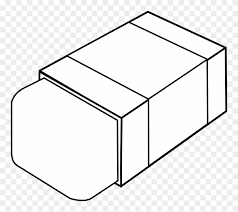
#> input picture eraser.png, 238 x 212 px, given in place of the camera
$ python major1.py
#> lines starting #> are read from the running program, lines starting #| are printed output that depends on the picture
# -*- coding: utf-8 -*-
"""
Created on Mon Oct 18 23:21:10 2021

@author: VIVEK RUGLE
"""

#Major Project

#Colour picking with HSV value sliders

import cv2
import numpy as np

def nothing(x):
    pass

# Initializing the webcam feed.
cap = cv2.VideoCapture(0)
cap.set(3,1280)
cap.set(3,720)

# Create a window named trackbars.
cv2.namedWindow("Trackbars")

# create 6 trackbars that will control the lower and upper range of H,S and V channels. The Arguments are like this: Name of trackbar,
# window name, range,callback function. For Hue the range is 0-179 and  for S,V its 0-255.
cv2.createTrackbar("L - H", "Trackbars", 0, 179, nothing)
cv2.createTrackbar("L - S", "Trackbars", 0, 255, nothing)
cv2.createTrackbar("L - V", "Trackbars", 0, 255, nothing)
cv2.createTrackbar("U - H", "Trackbars", 179, 179, nothing)
cv2.createTrackbar("U - S", "Trackbars", 255, 255, nothing)
cv2.createTrackbar("U - V", "Trackbars", 255, 255, nothing)


while True:

    # Start reading the webcam feed frame by frame.
    ret, frame = cap.read()
#> frame is the input picture: shape (212, 238, 3); min 0, max 255, mean 239.4
    if not ret:
        break
    # Flip the frame horizontally
    frame = cv2.flip( frame, 1 )
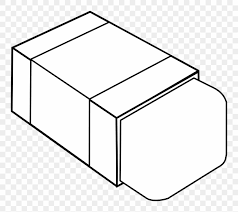
#> frame: shape (212, 238, 3); min 0, max 255, mean 239.4

    # Convert the BGR image to HSV image.
    hsv = cv2.cvtColor(frame, cv2.COLOR_BGR2HSV)
#> hsv: shape (212, 238, 3); mean H, S, V 0, 0, 239.4

    # Get the new values of the trackbar in real time as the user changes them
    l_h = cv2.getTrackbarPos("L - H", "Trackbars")
    #l_h = 100
    l_s = cv2.getTrackbarPos("L - S", "Trackbars")
    #l_s = 150
    l_v = cv2.getTrackbarPos("L - V", "Trackbars")
    #l_v = 80
    u_h = cv2.getTrackbarPos("U - H", "Trackbars")
    #u_h = 140
    u_s = cv2.getTrackbarPos("U - S", "Trackbars")
    #u_s = 255
    u_v = cv2.getTrackbarPos("U - V", "Trackbars")
    #u_v = 255

    # Set the lower and upper HSV range according to the value selected by the trackbar
    lower_range = np.array([l_h, l_s, l_v])
    upper_range = np.array([u_h, u_s, u_v])

    # Filter the image and get the binary mask, where white represents your target color
    mask = cv2.inRange(hsv, lower_range, upper_range)
#> mask: shape (212, 238); every value is 255

    # Converting the binary mask to 3 channel image, this is just so we can stack it with the others
    mask_3 = cv2.cvtColor(mask, cv2.COLOR_GRAY2BGR)
#> mask_3: shape (212, 238, 3); every value is 255

    # stack the mask orginal frame
    stacked = np.hstack((mask_3,frame))
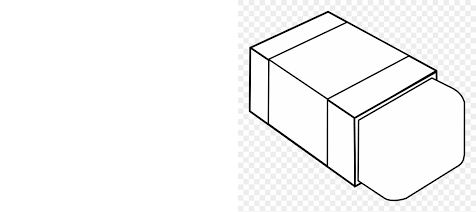
#> stacked: shape (212, 476, 3); min 0, max 255, mean 247.2

    # Show this stacked frame at 40% of the size.
    cv2.imshow('Trackbars',cv2.resize(stacked,None,fx=0.5,fy=0.5)) # (original, desired size, scale along x axis, y)
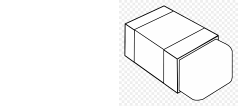
#> window 'Trackbars': shape (106, 238, 3); min 0, max 255, mean 247.3

    # If the user presses ESC then exit the program
    key = cv2.waitKey(1)
#> (key Esc is pressed here)
    if key == 27:
        break

    # If the user presses `s` then print this array.
    if key == ord('s'):

        thearray = [[l_h,l_s,l_v],[u_h, u_s, u_v]]
        print(thearray)

        # Also save this array as penval.npy
        np.save('penval',thearray)
        break

# Release the camera & destroy the windows.
cap.release()
cv2.destroyAllWindows()
